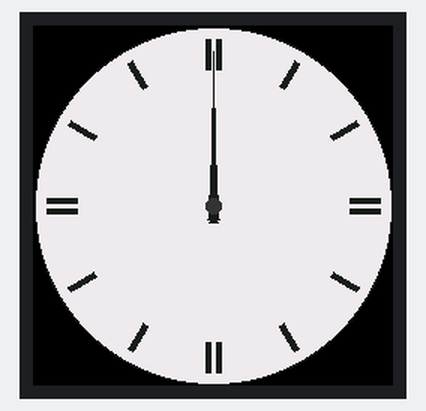
The sketch below on a simulated ESP32. On the bench: 240×240 colour display. What the sketch prints to the serial monitor is not drawn.

Above: at 0.3 s.
At 60.3 s:
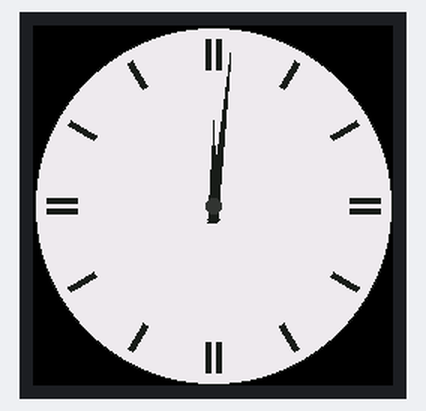
At 120.3 s:
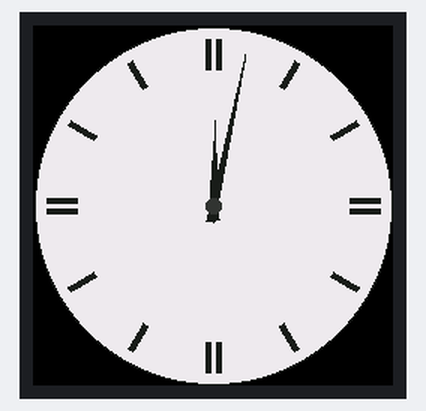

Measured:
- what the display in image 0 shows lasts 60.0 s, from 0.3 s to 60.3 s

The sketch:

one_display_v4.ino
```cpp
#include <TFT_eSPI.h>
#include <math.h>

// --------------------------------------------------
// MINI CLOCK TOWER - SINGLE DISPLAY, REFINED DIAL
// ESP32 DevKit V1 + one GC9A01 240 x 240 round TFT
// No RTC required: time is based on millis().
//
// This implementation follows the Mini Clock Tower Watch-Face Brand
// Guide: an edge-to-edge warm-ivory dial, twelve radial graphic markers
// (single except for paired cardinal markers), tapered charcoal hands,
// and a small graphite pivot. There are intentionally no numerals,
// words, ticks, or decorative rings.
// --------------------------------------------------

TFT_eSPI tft = TFT_eSPI();

const int SCREEN_SIZE = 240;
const int CENTER_X = SCREEN_SIZE / 2;
const int CENTER_Y = SCREEN_SIZE / 2;
const int FACE_RADIUS = 119;
const float MARKER_INNER_RADIUS = 91.0f;
const float MARKER_OUTER_RADIUS = 111.0f;
const float MARKER_HALF_WIDTH = 1.5f;
const float DOUBLE_MARKER_OFFSET = 3.5f;

// Change these before uploading. Uses 24-hour time.
const int START_HOUR = 12;
const int START_MINUTE = 0;

// Daylight starts at the existing neutral ivory. At night it blends to
// a warmer cream, never to a bluer/cooler white. Adjust these if the
// installed display's colour calibration needs refinement.
const uint8_t DAY_RED = 239;
const uint8_t DAY_GREEN = 235;
const uint8_t DAY_BLUE = 232;
const uint8_t NIGHT_RED = 248;
const uint8_t NIGHT_GREEN = 229;
const uint8_t NIGHT_BLUE = 202;

const uint16_t INK_COLOR = 0x18E3;       // near-black neutral charcoal
const uint16_t HUB_COLOR = 0x31A6;       // understated lighter graphite

int currentHour = START_HOUR;
int currentMinute = START_MINUTE;
unsigned long lastMinuteTick = 0;

float toRadians(float degrees) {
  return degrees * PI / 180.0f;
}

uint16_t rgb565(uint8_t red, uint8_t green, uint8_t blue) {
  return ((uint16_t)(red & 0xF8) << 8) |
         ((uint16_t)(green & 0xFC) << 3) |
         (blue >> 3);
}

uint8_t blendChannel(uint8_t day, uint8_t night, float amount) {
  return (uint8_t)roundf(day + (night - day) * amount);
}

// Return 0.0 in daylight, 1.0 during the dark part of the night, with
// a three-hour gradual transition after sunset and before sunrise.
float nightWarmth(int hour, int minute) {
  float time = hour + minute / 60.0f;

  if (time >= 7.0f && time < 18.0f) {
    return 0.0f;
  }
  if (time >= 18.0f && time < 21.0f) {
    return (time - 18.0f) / 3.0f;
  }
  if (time >= 4.0f && time < 7.0f) {
    return (7.0f - time) / 3.0f;
  }
  return 1.0f;
}

uint16_t faceColorForTime() {
  float warmth = nightWarmth(currentHour, currentMinute);
  return rgb565(
    blendChannel(DAY_RED, NIGHT_RED, warmth),
    blendChannel(DAY_GREEN, NIGHT_GREEN, warmth),
    blendChannel(DAY_BLUE, NIGHT_BLUE, warmth)
  );
}

// Draw a clean triangular hand: broad at the pivot and sharply pointed
// at its outer end. The base extends beneath the pivot cap, leaving no gap.
void drawTaperedHand(float angleDegrees,
                     float length,
                     float tail,
                     float baseHalfWidth,
                     uint16_t color) {
  float angle = toRadians(angleDegrees);
  float dx = cosf(angle);
  float dy = sinf(angle);
  float px = -dy;
  float py = dx;

  int tipX = (int)roundf(CENTER_X + dx * length);
  int tipY = (int)roundf(CENTER_Y + dy * length);
  int tailLeftX = (int)roundf(CENTER_X - dx * tail + px * baseHalfWidth);
  int tailLeftY = (int)roundf(CENTER_Y - dy * tail + py * baseHalfWidth);
  int tailRightX = (int)roundf(CENTER_X - dx * tail - px * baseHalfWidth);
  int tailRightY = (int)roundf(CENTER_Y - dy * tail - py * baseHalfWidth);

  tft.fillTriangle(tipX, tipY, tailLeftX, tailLeftY,
                   tailRightX, tailRightY, color);
}

// Draw one narrow rectangular radial marker, optionally shifted along
// its tangent. Filled triangles keep the stroke consistent at all angles.
void drawRadialMarker(float angle, float tangentOffset) {
  float dx = cosf(angle);
  float dy = sinf(angle);
  float px = -dy;
  float py = dx;

  float outerX = CENTER_X + dx * MARKER_OUTER_RADIUS + px * tangentOffset;
  float outerY = CENTER_Y + dy * MARKER_OUTER_RADIUS + py * tangentOffset;
  float innerX = CENTER_X + dx * MARKER_INNER_RADIUS + px * tangentOffset;
  float innerY = CENTER_Y + dy * MARKER_INNER_RADIUS + py * tangentOffset;

  int outerLeftX = (int)roundf(outerX + px * MARKER_HALF_WIDTH);
  int outerLeftY = (int)roundf(outerY + py * MARKER_HALF_WIDTH);
  int outerRightX = (int)roundf(outerX - px * MARKER_HALF_WIDTH);
  int outerRightY = (int)roundf(outerY - py * MARKER_HALF_WIDTH);
  int innerLeftX = (int)roundf(innerX + px * MARKER_HALF_WIDTH);
  int innerLeftY = (int)roundf(innerY + py * MARKER_HALF_WIDTH);
  int innerRightX = (int)roundf(innerX - px * MARKER_HALF_WIDTH);
  int innerRightY = (int)roundf(innerY - py * MARKER_HALF_WIDTH);

  tft.fillTriangle(outerLeftX, outerLeftY, outerRightX, outerRightY,
                   innerLeftX, innerLeftY, INK_COLOR);
  tft.fillTriangle(outerRightX, outerRightY, innerRightX, innerRightY,
                   innerLeftX, innerLeftY, INK_COLOR);
}

void drawHourMarkers() {
  for (int hour = 0; hour < 12; hour++) {
    float angle = toRadians(hour * 30.0f - 90.0f);
    bool isCardinal = (hour % 3 == 0);

    if (isCardinal) {
      drawRadialMarker(angle, -DOUBLE_MARKER_OFFSET);
      drawRadialMarker(angle, DOUBLE_MARKER_OFFSET);
    } else {
      drawRadialMarker(angle, 0.0f);
    }
  }
}

void drawClockFace(uint16_t faceColor) {
  // A single-pixel dark boundary defines the dial without consuming
  // usable area as a thick bezel would.
  tft.fillScreen(TFT_BLACK);
  tft.fillCircle(CENTER_X, CENTER_Y, FACE_RADIUS - 1, faceColor);
  tft.drawCircle(CENTER_X, CENTER_Y, FACE_RADIUS, INK_COLOR);
  drawHourMarkers();
}

void drawClock() {
  uint16_t faceColor = faceColorForTime();
  drawClockFace(faceColor);

  float hourAngle =
    (currentHour % 12) * 30.0f + currentMinute * 0.5f - 90.0f;
  float minuteAngle = currentMinute * 6.0f - 90.0f;

  // The short, slightly broader hour hand ends well inside the marker ring.
  drawTaperedHand(hourAngle, 57.0f, 9.0f, 4.0f, INK_COLOR);

  // The longer, finer minute hand is drawn last, above the hour hand.
  drawTaperedHand(minuteAngle, 103.0f, 11.0f, 2.7f, INK_COLOR);

  // Small, unadorned graphite pivot cap drawn after both hands.
  tft.fillCircle(CENTER_X, CENTER_Y, 5, HUB_COLOR);
}

void advanceMinute() {
  currentMinute++;
  if (currentMinute >= 60) {
    currentMinute = 0;
    currentHour = (currentHour + 1) % 24;
  }
}

void setup() {
  Serial.begin(115200);

  tft.init();
  tft.setRotation(0);

  lastMinuteTick = millis();
  drawClock();

  Serial.println("Single-display refined clock started (no RTC).");
  Serial.println("The face warms automatically from sunset to sunrise.");
}

void loop() {
  unsigned long now = millis();

  // Unsigned subtraction remains correct across millis() rollover.
  while ((unsigned long)(now - lastMinuteTick) >= 60000UL) {
    lastMinuteTick += 60000UL;
    advanceMinute();
    drawClock();

    Serial.printf("Clock time: %02d:%02d\n", currentHour, currentMinute);
  }

  delay(20);
}
```
